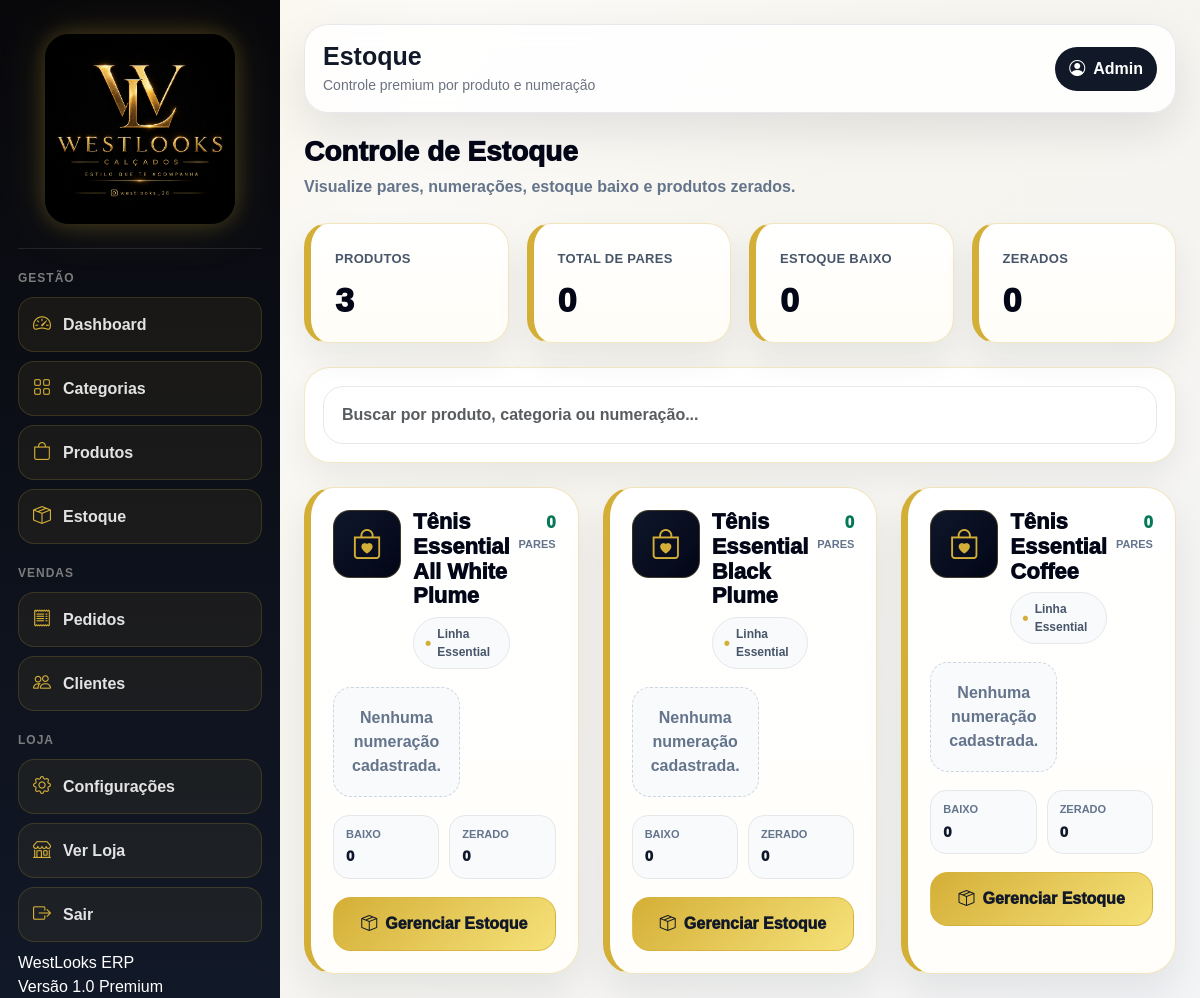
/admin/estoque/ (signed in), run on the app's committed database.
### app/models/produto.py (models this page shows)
class Produto(db.Model):
    __tablename__ = "produtos"
    id = db.Column(db.Integer, primary_key=True)
    categoria_id = db.Column(
        db.Integer,
        db.ForeignKey("categorias.id")
    )
    categoria = db.relationship(
        "Categoria",
        backref="produtos"
    )
    nome = db.Column(
        db.String(180),
        nullable=False
    )
    slug = db.Column(
        db.String(220),
        unique=True,
        nullable=False
    )
    descricao = db.Column(
        db.Text
    )
    marca = db.Column(
        db.String(120)
    )
    referencia = db.Column(
        db.String(80)
    )
    preco = db.Column(
        db.Numeric(10, 2),
        nullable=False,
        default=0
    )
    preco_promocional = db.Column(
        db.Numeric(10, 2)
    )
    custo = db.Column(
        db.Numeric(10, 2)
    )
    ativo = db.Column(
        db.Boolean,
        default=True
    )
    destaque = db.Column(
        db.Boolean,
        default=False
    )
    lancamento = db.Column(
        db.Boolean,
        default=False
    )
    mais_vendido = db.Column(
        db.Boolean,
        default=False
    )
    frete_gratis = db.Column(
        db.Boolean,
        default=False
    )
    peso = db.Column(
        db.Float,
        default=0
    )
    altura = db.Column(
        db.Float,
        default=0
    )
    largura = db.Column(
        db.Float,
        default=0
    )
    comprimento = db.Column(
        db.Float,
        default=0
    )
    visualizacoes = db.Column(
        db.Integer,
        default=0
    )
    data_cadastro = db.Column(
        db.DateTime,
        default=datetime.utcnow
    )

### app/models/categoria.py (models this page shows)
class Categoria(db.Model):
    __tablename__ = "categorias"
    id = db.Column(db.Integer, primary_key=True)
    nome = db.Column(
        db.String(120),
        nullable=False
    )
    slug = db.Column(
        db.String(150),
        unique=True,
        nullable=False
    )
    descricao = db.Column(
        db.Text
    )
    imagem = db.Column(
        db.String(255)
    )
    destaque = db.Column(
        db.Boolean,
        default=False
    )
    ordem = db.Column(
        db.Integer,
        default=0
    )
    ativo = db.Column(
        db.Boolean,
        default=True
    )
    data_cadastro = db.Column(
        db.DateTime,
        default=datetime.utcnow
    )

### app/routes/estoque.py (the view, shortened to what this page needs)
@estoque_bp.route("/")
@login_required
def listar():
    produtos = Produto.query.order_by(
        Produto.nome.asc()
    ).all()
    resumo_estoque = {}
    for produto in produtos:
        estoques = Estoque.query.filter_by(
            produto_id=produto.id
        ).all()
        resumo = {}
        resumo_estoque[produto.id] = sorted(
            resumo.values(),
            key=lambda x: int(x["numeracao"]) if str(x["numeracao"]).isdigit() else 0
        )
    return render_template(
        "admin/estoque/listar.html",
        produtos=produtos,
        resumo_estoque=resumo_estoque
    )

### app/models/usuario.py (called while the page is built)
@login_manager.user_loader
def load_user(user_id):
    return Usuario.query.get(int(user_id))

### app/templates/admin/estoque/listar.html (shortened to what this page needs)
{% extends "base.html" %}
{% block page_title %}Estoque{% endblock %}
{% block page_subtitle %}Controle premium por produto e numeração{% endblock %}
{% block content %}
{% set total_produtos = produtos|length %}
{% set total_pecas = namespace(valor=0) %}
{% set total_baixo = namespace(valor=0) %}
{% set total_zerado = namespace(valor=0) %}
{% for produto in produtos %}
    {% set estoques_calc = resumo_estoque.get(produto.id, []) %}
    {% for est in estoques_calc %}
        {% set total_pecas.valor = total_pecas.valor + (est.quantidade or 0) %}
        {% if est.quantidade <= 0 %}
            {% set total_zerado.valor = total_zerado.valor + 1 %}
        {% elif est.quantidade <= est.estoque_minimo %}
            {% set total_baixo.valor = total_baixo.valor + 1 %}
        {% endif %}
    {% endfor %}
{% endfor %}
<div class="estoque-topo">
    <div class="estoque-title-page">
        <h4>Controle de Estoque</h4>
        <p>Visualize pares, numerações, estoque baixo e produtos zerados.</p>
    </div>
</div>
<div class="resumo-grid">
    <div class="resumo-card">
        <small>PRODUTOS</small>
        <h2>{{ total_produtos }}</h2>
    </div>
    <div class="resumo-card">
        <small>TOTAL DE PARES</small>
        <h2>{{ total_pecas.valor }}</h2>
    </div>
    <div class="resumo-card">
        <small>ESTOQUE BAIXO</small>
        <h2>{{ total_baixo.valor }}</h2>
    </div>
    <div class="resumo-card">
        <small>ZERADOS</small>
        <h2>{{ total_zerado.valor }}</h2>
    </div>
</div>
<div class="filtro-card">
    <input
        type="text"
        id="buscaEstoque"
        class="form-control filtro-input"
        placeholder="Buscar por produto, categoria ou numeração..."
        onkeyup="filtrarEstoque()">
</div>
<div class="row g-4" id="listaEstoque">
{% for produto in produtos %}
    {% set estoques = resumo_estoque.get(produto.id, []) %}
    {% set total = namespace(valor=0) %}
    {% set baixos = namespace(valor=0) %}
    {% set zerados = namespace(valor=0) %}
    {% for est in estoques %}
        {% set total.valor = total.valor + (est.quantidade or 0) %}
        {% if est.quantidade <= 0 %}
            {% set zerados.valor = zerados.valor + 1 %}
        {% elif est.quantidade <= est.estoque_minimo %}
            {% set baixos.valor = baixos.valor + 1 %}
        {% endif %}
    {% endfor %}
    <div class="col-md-6 col-xl-4 estoque-item"
         data-busca="{{ produto.nome }} {% if produto.categoria %}{{ produto.categoria.nome }}{% endif %} {% for est in estoques %} {{ est.numeracao }} {{ est.quantidade }} {% endfor %}">
        <div class="estoque-card {% if zerados.valor > 0 %}zerado{% elif baixos.valor > 0 %}baixo{% endif %}">
            <div class="estoque-header">
                <div class="estoque-produto-left">
                    {% if produto.imagens and produto.imagens|length > 0 %}
                        {% set principal = produto.imagens|selectattr('principal', 'equalto', True)|list %}
                        {% if principal %}
                            <img src="{{ url_for('static', filename='uploads/' ~ principal[0].imagem) }}" class="produto-thumb">
                        {% else %}
                            <img src="{{ url_for('static', filename='uploads/' ~ produto.imagens[0].imagem) }}" class="produto-thumb">
                        {% endif %}
                    {% else %}
                        <div class="produto-thumb-empty">
                            <i class="bi bi-bag-heart"></i>
                        </div>
                    {% endif %}
                    <div>
                        <h5 class="estoque-title">
                            {{ produto.nome }}
                        </h5>
                        <p class="estoque-cat">
                            {% if produto.categoria %}
                                {{ produto.categoria.nome }}
                            {% else %}
                                Sem categoria
                            {% endif %}
                        </p>
                    </div>
                </div>
                <div class="total-estoque">
                    {{ total.valor }}
                    <span>pares</span>
                </div>
            </div>
            <div class="numeracoes-grid">
                {% for est in estoques %}
                    <div class="num-badge
                        {% if est.quantidade <= 0 %}
                            zerado
                        {% elif est.quantidade <= est.estoque_minimo %}
                            baixo
                        {% else %}
                            disponivel
                        {% endif %}
                    ">
                        <strong>{{ est.numeracao }}</strong>
                        <small>{{ est.quantidade or 0 }} pares</small>
                        {% if est.quantidade <= 0 %}
                            <small class="num-status">🔴 Zerado</small>
                        {% elif est.quantidade <= est.estoque_minimo %}
                            <small class="num-status">🟡 Baixo</small>
                        {% else %}
                            <small class="num-status">🟢 OK</small>
                        {% endif %}
                    </div>
                {% else %}
                    <div class="empty-estoque">
                        Nenhuma numeração cadastrada.
                    </div>
                {% endfor %}
            </div>
            <div class="estoque-mini-grid">
                <div class="estoque-mini-box">
                    <small>Baixo</small>
                    <strong>{{ baixos.valor }}</strong>
                </div>
                <div class="estoque-mini-box">
                    <small>Zerado</small>
                    <strong>{{ zerados.valor }}</strong>
                </div>
            </div>
            <a href="{{ url_for('estoque.produto', produto_id=produto.id) }}"
               class="btn-gerenciar-estoque">
                <i class="bi bi-box-seam"></i>
                Gerenciar Estoque
            </a>
        </div>
    </div>
{% endfor %}
</div>
{% endblock %}

### app/templates/base.html (style rules this page uses)
body { font-family:'Poppins',sans-serif; }
:root { --wl-black: #0b0b0f; --wl-dark: #111827; --wl-gold: #d4af37; --wl-gold-soft: #f5e7b2; --wl-bg: #f6f6f4; --wl-white: #ffffff; --wl-text: #111827; --wl-muted: #6b7280; --wl-border: #e5e7eb; --wl-shadow: 0 18px 45px rgba(15, 23, 42, .10); }
* { box-sizing: border-box; }
body { margin: 0; background: radial-gradient(circle at top left, rgba(212,175,55,.16), transparent 28%), linear-gradient(135deg, #ffffff 0%, #f7f5ef 45%, #f3f4f6 100%); color: var(--wl-text); font-family: Arial, Helvetica, sans-serif; min-height: 100vh; }

### app/templates/admin/estoque/listar.html (style rules this page uses)
.estoque-topo { display:flex; justify-content:space-between; align-items:center; gap:18px; flex-wrap:wrap; margin-bottom:24px; }
.estoque-title-page h4 { margin:0; font-size:28px; font-weight:950; color:#020617; }
.estoque-title-page p { margin:6px 0 0; color:#64748b; font-weight:700; }
.resumo-grid { display:grid; grid-template-columns:repeat(4,1fr); gap:18px; margin-bottom:24px; }
.resumo-card { background:linear-gradient(180deg,#fff,#fffdf7); border:1px solid rgba(212,175,55,.30); border-left:7px solid #d4af37; border-radius:24px; padding:22px 24px; box-shadow:0 16px 34px rgba(15,23,42,.07); }
.resumo-card small { color:#475569; font-size:13px; font-weight:900; letter-spacing:.3px; }
.resumo-card h2 { margin:10px 0 0; font-size:34px; font-weight:950; color:#020617; }
.filtro-card { background:#fff; border:1px solid rgba(212,175,55,.28); border-radius:26px; padding:18px; box-shadow:0 14px 32px rgba(15,23,42,.06); margin-bottom:24px; }
.filtro-input { border-radius:20px; border:1px solid #e5e7eb; padding:16px 18px; font-weight:800; color:#0f172a; background:#fff; }
.estoque-card { background:linear-gradient(180deg,#fff,#fffefa); border:1px solid rgba(212,175,55,.32); border-left:7px solid #d4af37; border-radius:30px; padding:22px; box-shadow:0 18px 38px rgba(15,23,42,.08); height:100%; transition:.25s ease; }
.estoque-header { display:flex; justify-content:space-between; align-items:flex-start; gap:14px; margin-bottom:16px; }
.estoque-produto-left { display:flex; gap:12px; align-items:flex-start; min-width:0; }
.produto-thumb-empty { width:68px; height:68px; border-radius:17px; background:linear-gradient(135deg,#0f172a,#020617); border:1px solid rgba(212,175,55,.25); color:#d4af37; display:flex; align-items:center; justify-content:center; font-size:30px; flex-shrink:0; }
.estoque-title { font-size:22px; line-height:1.12; font-weight:950; color:#020617; margin:0 0 8px; }
.estoque-cat { display:inline-flex; align-items:center; gap:6px; background:#f8fafc; border:1px solid #e5e7eb; color:#475569; border-radius:999px; padding:7px 11px; font-size:12px; font-weight:900; margin:0; }
.estoque-cat::before { content:"•"; color:#d4af37; font-size:18px; line-height:0; }
.total-estoque { min-width:78px; text-align:right; font-size:17px; font-weight:950; color:#047857; }
.total-estoque span { display:block; color:#64748b; font-size:11px; font-weight:900; text-transform:uppercase; }
.numeracoes-grid { display:grid; grid-template-columns:repeat(3,1fr); gap:10px; margin:18px 0; }
.estoque-mini-grid { display:grid; grid-template-columns:1fr 1fr; gap:10px; margin-top:16px; }
.estoque-mini-box { background:#f8fafc; border:1px solid #e5e7eb; border-radius:16px; padding:10px 12px; }
.estoque-mini-box small { display:block; color:#64748b; font-size:11px; font-weight:900; text-transform:uppercase; }
.estoque-mini-box strong { display:block; margin-top:3px; color:#0f172a; font-size:15px; font-weight:950; }
.btn-gerenciar-estoque { display:flex; justify-content:center; align-items:center; gap:8px; width:100%; margin-top:18px; border-radius:18px; padding:14px 16px; background:linear-gradient(135deg,#d4af37,#f6e27a); border:1px solid rgba(212,175,55,.65); color:#111827; font-size:16px; font-weight:950; text-decoration:none; transition:.2s ease; }
.empty-estoque { background:#f8fafc; border:1px dashed #cbd5e1; border-radius:18px; padding:18px; text-align:center; color:#64748b; font-weight:800; }
@media (max-width:1200px) { .numeracoes-grid { grid-template-columns:repeat(2,1fr); } }

### data on the page
Produto: nome "Tênis Essential All White Plume", categoria.nome "Linha Essential", valor "0"
Produto: nome "Tênis Essential Black Plume", categoria.nome "Linha Essential", valor "0"
Produto: nome "Tênis Essential Coffee", categoria.nome "Linha Essential", valor "0"

### other printed values
{{ total_produtos }} "3"
{{ total_pecas.valor }} "0"
{{ total_baixo.valor }} "0"
{{ total_zerado.valor }} "0"
